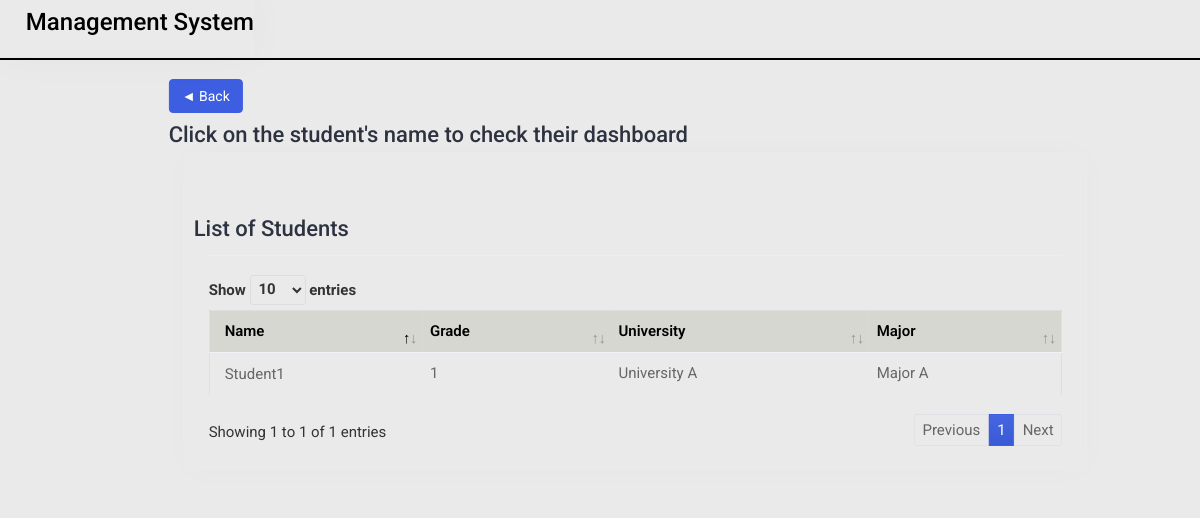
Before: /counselor-studentdashboard/ (signed in) with the older database file.
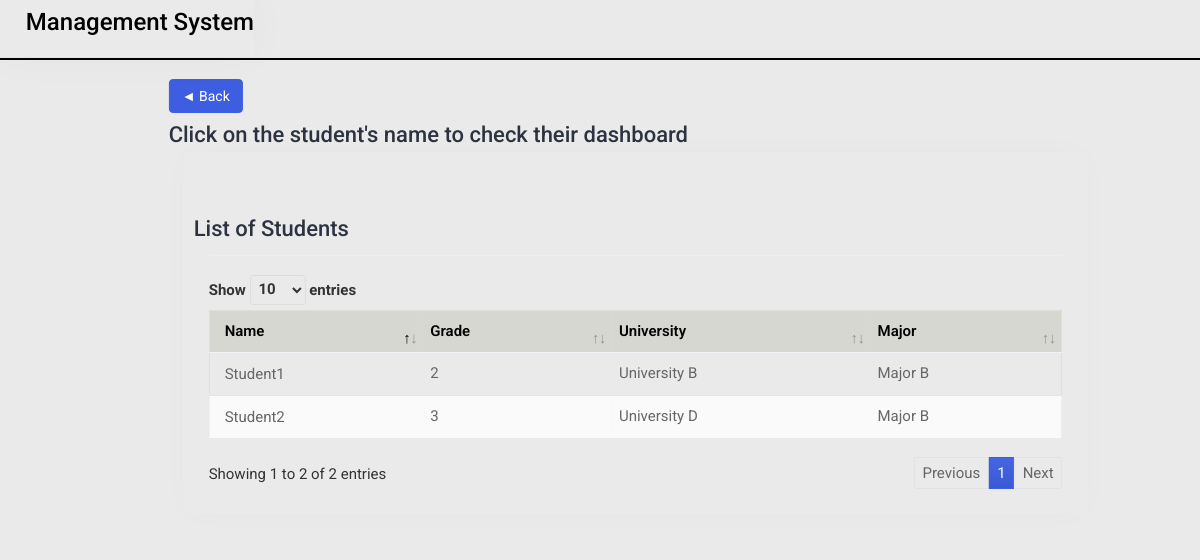
After: the same page with the newer database file.
### student/models.py (models this page shows, shortened)
class Student(models.Model):
    GRADE_CHOICES = [
        (1, 'Grade 1'),
        (2, 'Grade 2'),
        (3, 'Grade 3'),
        (4, 'Grade 4'),
        (5, 'Grade 5'),
        (6, 'Grade 6'),
        (7, 'Grade 7'),
        (8, 'Grade 8'),
        (9, 'Grade 9'),
        (10, 'Grade 10'),
    ]
    user = models.OneToOneField(CustomUser, on_delete=models.CASCADE)
    grade = models.IntegerField(choices=GRADE_CHOICES)
    university = models.ForeignKey(University, on_delete=models.CASCADE, default=None)
    major = models.ForeignKey(Major, on_delete=models.CASCADE)
    category = models.ForeignKey(Category, on_delete=models.CASCADE, null=True, blank=True)
    activity = models.ManyToManyField(Activity, blank=True)
    start_date = models.DateField(null=True, blank=True)
    end_date = models.DateField(null=True, blank=True)
    description = models.TextField(max_length=250, null = True)

### manager/models.py (models this page shows, shortened)
class CustomUser(AbstractBaseUser, PermissionsMixin):
    ROLE_CHOICES = [
        ('manager', 'Manager'),
        ('counselor', 'Counselor'),
        ('student', 'Student')
    ]
    username = models.CharField(max_length=50, unique=True)
    name = models.CharField(max_length=60)
    role = models.CharField(max_length=20, choices=ROLE_CHOICES)
    is_active = models.BooleanField(default=True)
    is_staff = models.BooleanField(default=False)
    REQUIRED_FIELDS = ['name', 'role']
    USERNAME_FIELD = 'username'
    objects = CustomUserManager()
    class Meta:
        verbose_name = 'Custom User'
        verbose_name_plural = 'Custom Users'

class University(models.Model):
    name = models.CharField(max_length=50)

class Major(models.Model):
    name = models.CharField(max_length=50)

### counselor/views.py (the view)
# urls.py: path('counselor-studentdashboard/', views.counselor_studentdashboard, name='counselor-studentdashboard'),
@login_required
def counselor_studentdashboard(request):
    students = Student.objects.all()
    context = {
        'students' : students
    }
    return render(request, 'counselor_studentdashboard.html', context)

### counselor/templates/counselor_studentdashboard.html (shortened to what this page needs)
{% load static %}
<!DOCTYPE html>
<html lang="en">
<head>
	<link rel="stylesheet" href="{% static 'css/bootstrap.min.css' %}">
	<link rel="stylesheet" href="{% static 'plugins/datatables/datatables.min.css' %}">
	<link rel="stylesheet" href="{% static 'css/login_style.css' %}">
</head>
<body>
	<div class="main-wrapper">
		<div class="header">
			<div class="header-left">
				<h3>Management System</h3>
			</div>
		</div>
		<div class="page-wrapper">
			<div class="content container-fluid">
				<div class="row justify-content-center">
					<div class="row">
						<div class="col-sm-12">
							<a href="{% url 'counselor-main' %}" class="btn btn-primary mb-3">◄ Back</a>
							<div class="page-sub-header">
								<h3 class="page-title">Click on the student's name to check their dashboard</h3>
							</div>
						</div>
					</div>
				</div>
				<div class="row">
					<div class="col-sm-12">
						<div class="card card-table comman-shadow">
							<div class="card-body">
								<div class="page-header">
									<div class="row align-items-center">
										<div class="col">
											<h3 class="page-title">List of Students</h3>
										</div>
									</div>
								</div>
								<div class="table-responsive">
									<table
										class="table border-0 star-student table-hover table-center mb-0 datatable table-striped">
										<thead class="student-thread">
											<tr>
												<th style="background: #d7d7d1;">Name</th>
												<th style="background: #d7d7d1;">Grade</th>
												<th style="background: #d7d7d1;">University</th>
												<th style="background: #d7d7d1;">Major</th>
											</tr>
										</thead>
										<tbody>
											{% for student in students %}
											<tr>
												<td>
													<h2 class="table-avatar">
														<a href="{% url 'counselor-studdashboarddetail' student.id %}">
															{{student.user.name}}
														</a>
													</h2>
												</td>
												<td>{{ student.grade }}</td>
												<td>{{ student.university.name }}</td>
												<td>{{ student.major.name }}</td>
											</tr>
											{% endfor %}
										</tbody>
									</table>
								</div>
							</div>
						</div>
					</div>
				</div>
			</div>
		</div>
	</div>
</body>
</html>

Changed rows visible on the page:
changed Student "Student1": grade "1" → "2"; university.name "University A" → "University B"; major.name "Major A" → "Major B"
added Student: user.name "Student2", grade "3", university.name "University D", major.name "Major B"
Other visible differences:
text written by a page script: "Show entries Showing 1 to 1 of 1 entries Previous 1 Next" → "Show entries Showing 1 to 2 of 2 entries Previous 1 Next"
